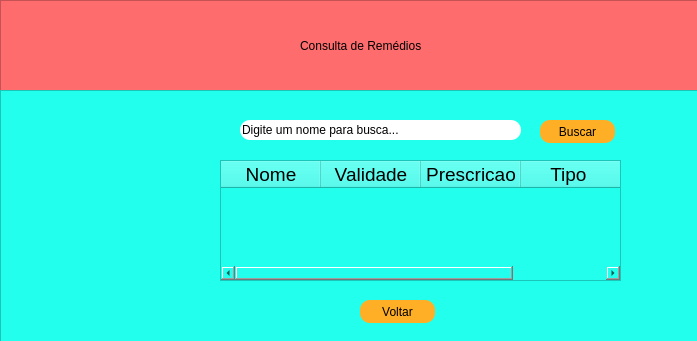
<?xml version="1.0" encoding="UTF-8"?>
<ui version="4.0">
 <class>Form</class>
 <widget class="QWidget" name="Form">
  <property name="geometry">
   <rect>
    <x>0</x>
    <y>0</y>
    <width>697</width>
    <height>341</height>
   </rect>
  </property>
  <property name="windowTitle">
   <string>Form</string>
  </property>
  <widget class="QFrame" name="frame">
   <property name="geometry">
    <rect>
     <x>0</x>
     <y>0</y>
     <width>891</width>
     <height>91</height>
    </rect>
   </property>
   <property name="styleSheet">
    <string notr="true">background-color: rgb(255, 108, 110);</string>
   </property>
   <property name="frameShape">
    <enum>QFrame::StyledPanel</enum>
   </property>
   <property name="frameShadow">
    <enum>QFrame::Raised</enum>
   </property>
   <widget class="QLabel" name="label">
    <property name="geometry">
     <rect>
      <x>300</x>
      <y>30</y>
      <width>321</width>
      <height>31</height>
     </rect>
    </property>
    <property name="styleSheet">
     <string notr="true">
font: 75 20pt &quot;Arial&quot;;</string>
    </property>
    <property name="text">
     <string>Consulta de Remédios</string>
    </property>
   </widget>
  </widget>
  <widget class="QFrame" name="frame_2">
   <property name="geometry">
    <rect>
     <x>0</x>
     <y>90</y>
     <width>911</width>
     <height>271</height>
    </rect>
   </property>
   <property name="styleSheet">
    <string notr="true">background-color: rgb(35, 255, 237);</string>
   </property>
   <property name="frameShape">
    <enum>QFrame::StyledPanel</enum>
   </property>
   <property name="frameShadow">
    <enum>QFrame::Raised</enum>
   </property>
   <widget class="QTableWidget" name="tableWidget_busca">
    <property name="geometry">
     <rect>
      <x>220</x>
      <y>70</y>
      <width>401</width>
      <height>121</height>
     </rect>
    </property>
    <column>
     <property name="text">
      <string>Nome</string>
     </property>
     <property name="font">
      <font>
       <family>Arial</family>
       <pointsize>14</pointsize>
      </font>
     </property>
    </column>
    <column>
     <property name="text">
      <string>Validade</string>
     </property>
     <property name="font">
      <font>
       <family>Arial</family>
       <pointsize>14</pointsize>
      </font>
     </property>
    </column>
    <column>
     <property name="text">
      <string>Prescricao</string>
     </property>
     <property name="font">
      <font>
       <family>Arial</family>
       <pointsize>14</pointsize>
      </font>
     </property>
    </column>
    <column>
     <property name="text">
      <string>Tipo </string>
     </property>
     <property name="font">
      <font>
       <family>Arial</family>
       <pointsize>14</pointsize>
      </font>
     </property>
    </column>
   </widget>
   <widget class="QPushButton" name="pushButton_voltar">
    <property name="geometry">
     <rect>
      <x>360</x>
      <y>210</y>
      <width>75</width>
      <height>23</height>
     </rect>
    </property>
    <property name="styleSheet">
     <string notr="true">QPushButton{
border-radius: 10px 10px 20px 20px;
background-color: rgb(255, 175, 38);
}

QPushButton:hover{
border-radius: 10px 10px 20px 20px;
background-color: rgb(170, 169, 137);
}</string>
    </property>
    <property name="text">
     <string>Voltar</string>
    </property>
   </widget>
   <widget class="QLineEdit" name="campo_buscar">
    <property name="geometry">
     <rect>
      <x>240</x>
      <y>30</y>
      <width>281</width>
      <height>20</height>
     </rect>
    </property>
    <property name="styleSheet">
     <string notr="true">QLineEdit{
border-radius: 10px 10px 20px 20px;
background-color: rgb(255, 255, 255);
}</string>
    </property>
    <property name="text">
     <string>Digite um nome para busca...</string>
    </property>
   </widget>
   <widget class="QPushButton" name="pushButton_buscar">
    <property name="geometry">
     <rect>
      <x>540</x>
      <y>30</y>
      <width>75</width>
      <height>23</height>
     </rect>
    </property>
    <property name="styleSheet">
     <string notr="true">QPushButton{
border-radius: 10px 10px 20px 20px;
background-color: rgb(255, 175, 38);
}

QPushButton:hover{
border-radius: 10px 10px 20px 20px;
background-color: rgb(170, 169, 137);
}</string>
    </property>
    <property name="text">
     <string>Buscar</string>
    </property>
   </widget>
  </widget>
 </widget>
 <resources/>
 <connections/>
</ui>
